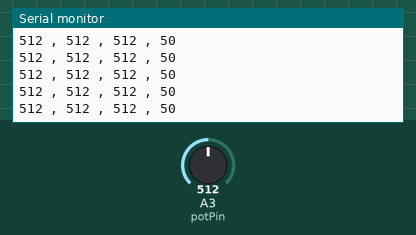
Bench run of a sketch on a simulated Arduino Leonardo, built with avr-gcc and run on an emulated ATmega32U4. On the bench: the last lines printed to the serial monitor. The inputs (shaded band) are chosen by the test bench; at power-on: A3 (potPin) = 512. USB keyboard and mouse output is not drawn.

Above: at 7.9 s.
8.0 s: A3 (potPin) set to 735
At 8.27 s:
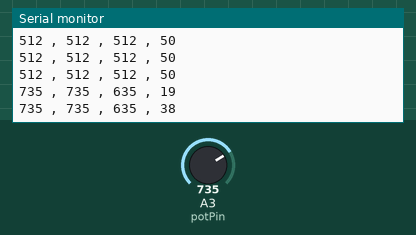
11.0 s: A3 (potPin) set to 770
At 11.01 s:
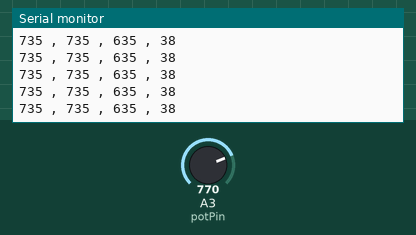
Timing chart, 0 to 14.0 s (numbered marks = the images above; inputs shaded):
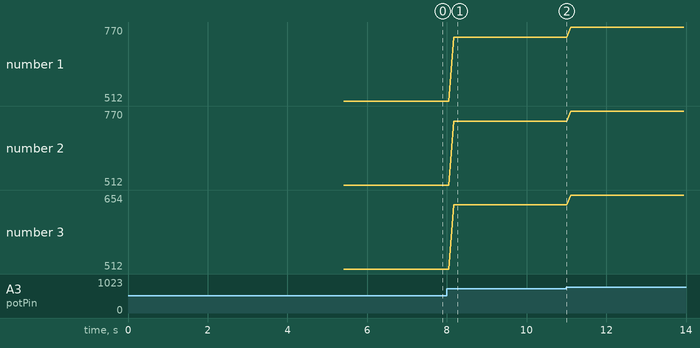

The sketch:

volumeController.ino
```cpp
#include <HID-Project.h>                    //include HID_Project library
#include <HID-Settings.h>

#define REVERSED true                      //if your controller is reversed change it to true

int val = 0;
int previousval = 0;
int val2 = 0;

int potValComp;
int potPin = A3;
int potVal;
int rawPotVal;
int oldpotVal = -1;

void setup() {
  delay(5000);                              //wait for computer to connect
  Serial.begin(9600);
  Consumer.begin();                         //initialize computer connection
  for(int a = 0; a < 52; a++) {
    Consumer.write(MEDIA_VOLUME_DOWN);      //set the volume to 0
    delay(2);
  }
}

void loop() {
  vol();

  val = potValComp;                      //read potentiometer value
  val = map(val, 0, 1023, 0,100);          //map it to 102 steps
//  val = map(val, 0, 37, 0,31);
//  val = map(val, 38, 985, 32,71);
//  val = map(val, 986, 1023, 72,100);

  if(REVERSED) {
    val = 100 - val;
  }
  if(abs(val - previousval) > 2) {          //check if potentiometer value has changed
    previousval = val;
    val /= 2;                               //divide it by 2 to get 51 steps
    while(val2 < val) {
      Consumer.write(MEDIA_VOLUME_UP);      //turn volume up to appropiate level
      val2++;
      delay(2);
    }
    while(val2 > val) {
      Consumer.write(MEDIA_VOLUME_DOWN);    //turn volume down to appropiate level
      val2--;
      delay(2);
    }
  }
  delay(100);                               //wait at least 300ms between changing volume levels
  Serial.print(rawPotVal);   //I just wrot these serial.prints so that I could see the progressive filtering of the potentometr value that would then be used to change the volume
  Serial.print(" , ");
  Serial.print(potVal);
  Serial.print(" , ");
  Serial.print(potValComp);
  Serial.print(" , ");
  Serial.println(val);
}


void vol()    //This bunch of code is for claning out the signal given from the potentiometer
{
  rawPotVal = analogRead(potPin); //This makes it so that the final value dosent change when only a minute change in made to the potentiometer, this reduces moments of rapid fluctuation of the volume

  if (rawPotVal - potVal <-3 || rawPotVal - potVal >3){
     potVal = rawPotVal;
  }

  if (potVal <= 44)
  {
    potValComp = map(potVal, 0, 44, 0, 255); // bottom 25% of pot remapped to 0 to 25% of 1023
  }
  if (potVal > 44 && potVal < 975)
  {
    potValComp = map(potVal, 45, 974, 255, 767); // 50% middle of pot remapped to 25% to 75%% of 1023
  }
  if (potVal >= 975 )
  {
    potValComp = map(potVal, 975, 1023, 767, 1023); // top 25% of pot remapped to 75% to 100%% of 1023
  }
  if (potVal != oldpotVal) // check and print if potVal has changed
  {
    oldpotVal = potVal;
  }
}
```

Measured:
- after the input at 8.0 s, the serial monitor: prints a new line after 0.17 s (image 1)
- plotted number 1: 512 → 735 after the input at 8.0 s, 735 → 770 after the input at 11.0 s
- plotted number 2: 512 → 735 after the input at 8.0 s, 735 → 770 after the input at 11.0 s
- plotted number 3: 512 → 635 after the input at 8.0 s, 635 → 654 after the input at 11.0 s
